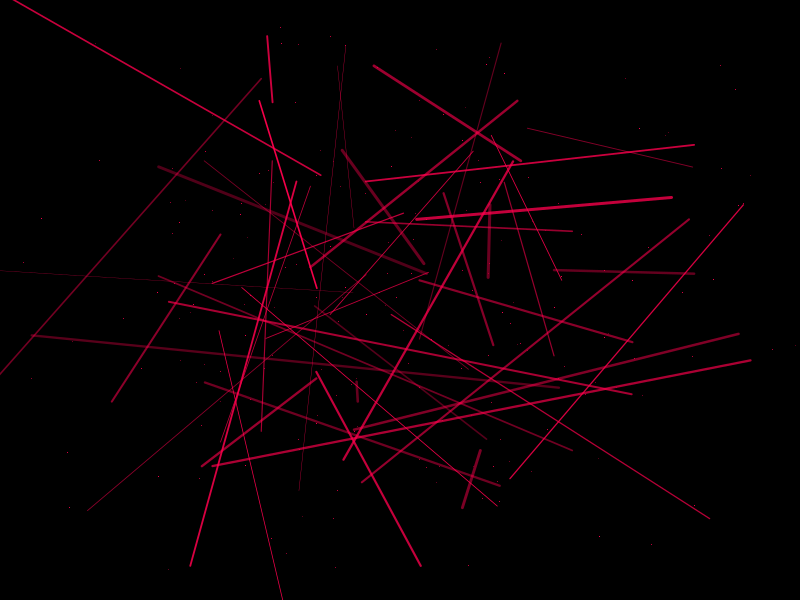

Reproduce this figure in R. (Note: this script raises an error after producing the figure.)
##################################################################################
# Title:      Pink Bubbles
# Copyright:  Copyright (c) 2012, under the Simplified BSD License
# Author:     Gaston Sanchez
# url:        www.gastonsanchez.com/projects/rtist
##################################################################################

# Don't use my working directory!
setwd("/Users/gaston/Documents/Rtist_Plots/Images")

# ========================================================================
# Pink bubble-lines
# ========================================================================
# generate pairs of x-y values
x = rnorm(100)
y = rnorm(100)
z = rnorm(200)
w = rnorm(200)
# colors
whites = hsv(h=0, s=0, v=1, alpha=runif(100, .3, .7))
pinks =  hsv(h=.95, s=1, v=1, alpha=runif(100, .3, 1))

png("pink_bubbles.png", width=700, height=400)
# set graphical parameters
op = par(bg='black', mar=rep(0,4))
# plot
plot(x, y, axes=FALSE, xlim=c(-2,2), ylim=c(-2,2), type='n')
x0 = sample(c(x, w), 50)
y0 = sample(c(y, z), 50)
x1 = sample(c(x, w), 50)
y1 = sample(c(y, z), 50)
segments(x0, y0, x1, y1, col=pinks, lwd=3*runif(50))
points(w, z, pch=".", col=pinks)
points(x, y, pch=19, cex=sizes, col=whites, bg=whites)
points(x, y, pch=19, cex=sizes, col=pinks, bg=pinks)
# signature
legend("topright", legend="© Gaston Sanchez", bty="n", text.col="gray70")
# reset par
par(op)
dev.off()
